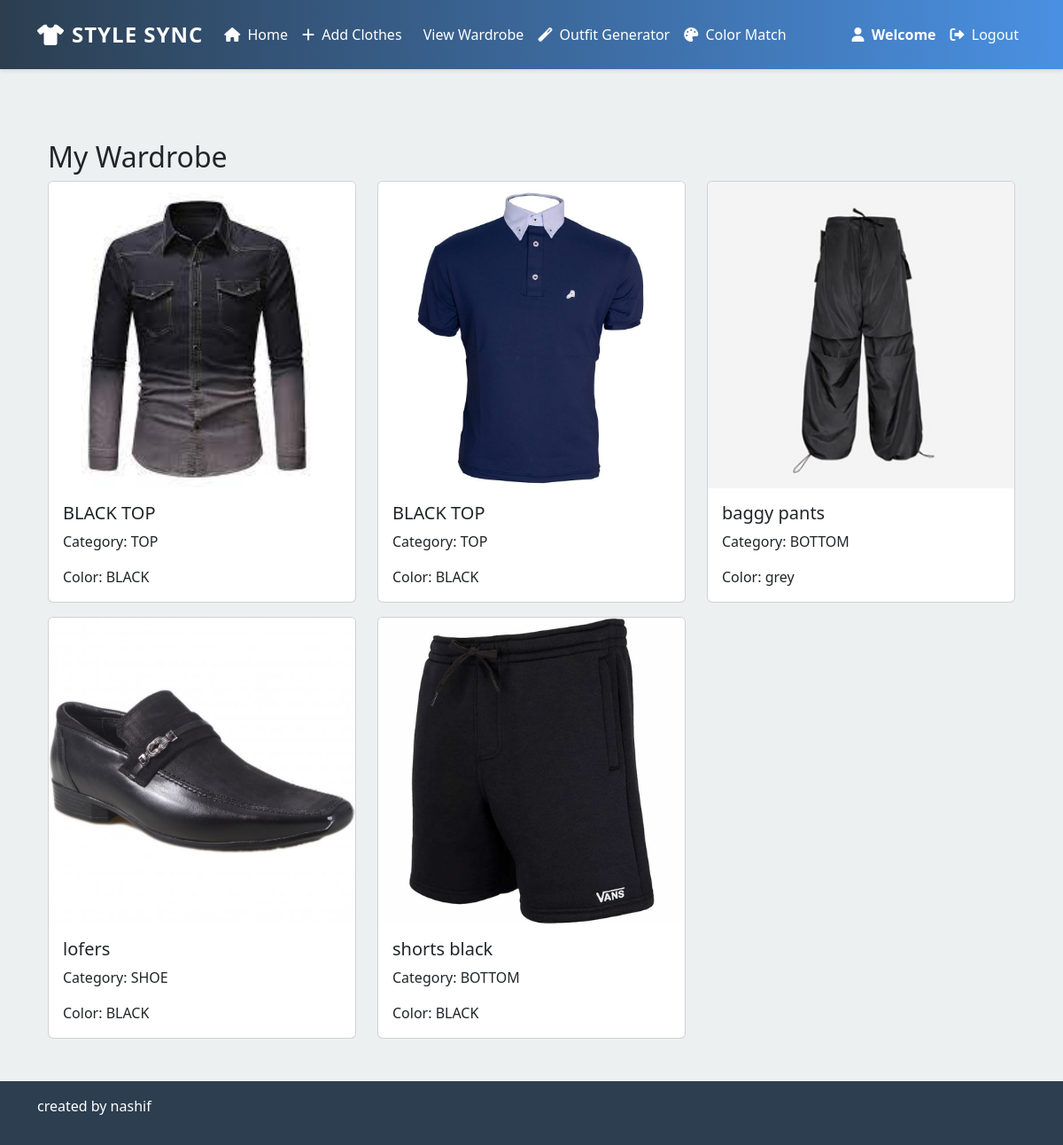
Screenshot of /view-wardrobe/ (signed in) with the database file from the repository.
### wardrobe/models.py (models this page shows)
class ClothingItem(models.Model):
    CATEGORY_CHOICES = [
        ('TOP', 'Top'),
        ('BOTTOM', 'Bottom'),
        ('DRESS', 'Dress'),
        ('SHOE', 'Shoe'),
        ('ACCESSORY', 'Accessory'),
    ]
    COLOR_CHOICES = [
        ('black', 'Black'),
        ('white', 'White'),
        ('red', 'Red'),
        ('blue', 'Blue'),
        ('green', 'Green'),
        ('yellow', 'Yellow'),
        ('purple', 'Purple'),
        ('pink', 'Pink'),
        ('brown', 'Brown'),
        ('gray', 'Gray'),
        ('navy', 'Navy'),
        ('khaki', 'Khaki'),
    ]
    name = models.CharField(max_length=100)
    category = models.CharField(max_length=20, choices=CATEGORY_CHOICES)
    color = models.CharField(max_length=50)
    season = models.CharField(max_length=20)
    image = models.ImageField(upload_to='clothes/')
    user = models.ForeignKey(User, on_delete=models.CASCADE)
    date_added = models.DateTimeField(auto_now_add=True)

### wardrobe/views.py (the view)
# urls.py: path('view-wardrobe/', views.view_wardrobe, name='view_wardrobe'),
@login_required
def view_wardrobe(request):
    items = ClothingItem.objects.filter(user=request.user)
    return render(request, 'wardrobe/view_wardrobe.html', {'items': items})

### wardrobe/templates/wardrobe/view_wardrobe.html
{% extends 'wardrobe/base.html' %}
{% block content %}
<div class="container mt-5">
    <h2>My Wardrobe</h2>
    <div class="row">
        {% for item in items %}
        <div class="col-md-4 mb-3">
            <div class="card">
                {% if item.image %}
                <img src="{{ item.image.url }}" class="card-img-top" alt="{{ item.name }}">
                {% endif %}
                <div class="card-body">
                    <h5 class="card-title">{{ item.name }}</h5>
                    <p class="card-text">Category: {{ item.category }}</p>
                    <p class="card-text">Color: {{ item.color }}</p>
                </div>
            </div>
        </div>
        {% empty %}
        <p>No items in your wardrobe yet.</p>
        {% endfor %}
    </div>
</div>
{% endblock %}

### wardrobe/templates/wardrobe/base.html (shortened to what this page needs)
<!DOCTYPE html>
<html lang="en">
<head>
    <link href="https://cdn.jsdelivr.net/npm/bootstrap@5.3.2/dist/css/bootstrap.min.css" rel="stylesheet">
    <link rel="stylesheet" href="https://cdnjs.cloudflare.com/ajax/libs/font-awesome/6.0.0/css/all.min.css">
</head>
<body>
    <nav class="navbar navbar-expand-lg navbar-dark">
        <div class="container">
            <a class="navbar-brand" href="{% url 'home' %}">
                <i class="fas fa-tshirt me-2"></i>Style Sync
            </a>
            <div class="collapse navbar-collapse" id="navbarNav">
                <ul class="navbar-nav me-auto">
                    {% if user.is_authenticated %}
                    <li class="nav-item">
                        <a class="nav-link" href="{% url 'home' %}">
                            <i class="fas fa-home me-1"></i> Home
                        </a>
                    </li>
                    <li class="nav-item">
                        <a class="nav-link" href="{% url 'add_clothes' %}">
                            <i class="fas fa-plus me-1"></i> Add Clothes
                        </a>
                        <li class="nav-item">
                            <a class="nav-link" href="{% url 'view_wardrobe' %}">
                                 View Wardrobe
                            </a>
                    </li>
                    <li class="nav-item">
                        <a class="nav-link" href="{% url 'create_outfit' %}">
                            <i class="fas fa-magic me-1"></i> Outfit Generator
                        </a>
                    </li>
                    <li class="nav-item">
                        <a class="nav-link" href="#">
                            <i class="fas fa-palette me-1"></i> Color Match
                        </a>
                    </li>
                    {% endif %}
                </ul>
                <ul class="navbar-nav">
                    {% if user.is_authenticated %}
                    <li class="nav-item">
                        <span class="nav-link user-info">
                            <i class="fas fa-user me-1"></i> Welcome
                        </span>
                    </li>
                    <li class="nav-item">
                        <a class="nav-link" href="{% url 'logout' %}">
                            <i class="fas fa-sign-out-alt me-1"></i> Logout
                        </a>
                    </li>
                    {% endif %}
                </ul>
            </div>
        </div>
    </nav>
    <div class="main-content">
        <div class="container">
            {% block content %}
            {% endblock %}
        </div>
    </div>
    <footer class="footer">
        <div class="container">
            <div class="row">
                <div class="col-md-6 text-center text-md-start">
                    <p>created by nashif</p>
                </div>
            </div>
        </div>
    </footer>
</body>
</html>

### wardrobe/templates/wardrobe/base.html (style rules this page uses)
:root { --primary-color: #4a90e2; --secondary-color: #2ecc71; --accent-color: #f39c12; --dark-color: #2c3e50; --light-color: #ecf0f1; }
body { font-family: 'Segoe UI', Tahoma, Geneva, Verdana, sans-serif; background-color: var(--light-color); min-height: 100vh; display: flex; flex-direction: column; }
.navbar { background: linear-gradient(to right, var(--dark-color), var(--primary-color)); padding: 1rem 0; box-shadow: 0 2px 4px rgba(0,0,0,0.1); }
.navbar-brand { color: white !important; font-size: 1.5rem; font-weight: bold; text-transform: uppercase; letter-spacing: 1px; }
.nav-link { color: white !important; font-weight: 500; transition: all 0.3s ease; padding: 0.5rem 1rem; border-radius: 5px; }
.main-content { flex: 1; padding: 2rem 0; }
.footer { background-color: var(--dark-color); color: white; padding: 1rem 0; margin-top: auto; }
.user-info { color: var(--secondary-color); font-weight: bold; }

### rows the page displays
ClothingItem: image (picture), name "BLACK TOP", category "TOP", color "BLACK"
ClothingItem: image (picture), name "BLACK TOP", category "TOP", color "BLACK"
ClothingItem: image (picture), name "baggy pants", category "BOTTOM", color "grey"
ClothingItem: image (picture), name "lofers", category "SHOE", color "BLACK"
ClothingItem: image (picture), name "shorts black", category "BOTTOM", color "BLACK"
